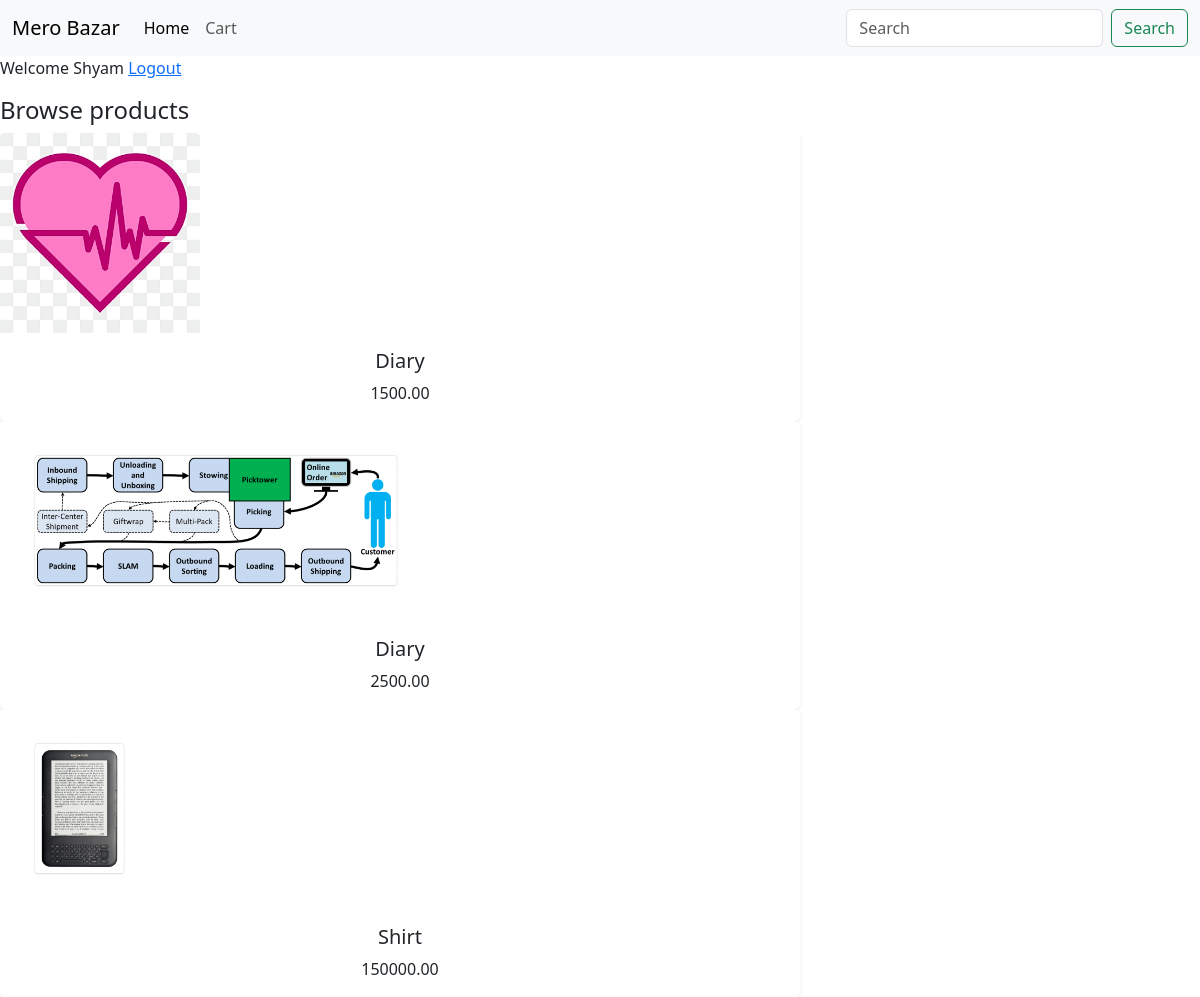
The page / (signed in) on the database its author committed.
### catalog/models.py (models this page shows, shortened)
class Product(models.Model):
    name=models.CharField(max_length=255)
    price=models.DecimalField(max_digits=10,decimal_places=2)
    category=models.ForeignKey(Category,on_delete=models.CASCADE)
    photo=models.FileField(upload_to='uploads/')

### catalog/views.py (the view)
# urls.py: path("",views.home,name='home'),
def home(request):
    products=Product.objects.all()
    return render(request,'index.html',{'products':products})

### catalog/templates/index.html
{%extends "base.html" %}
{%block homepage%}
<div class="Container">
    <div class="Row">
        <div class ="col-md-4">
            {% if request.user.is_authenticated %}
            <p>
                Welcome {{request.user.username}}
                <a href="/logout/">Logout</a>
            </p>
            {% endif %}
        </div>
        <div class="col-md-8">
            <h4>Browse products</h4>
            <div class="Container">
                <div class="Row">
                    {% for product in products %}
                    <div class="Col">
                        <div class="card border-0 shadow-sm">
                            <a href="/product/{{product.id}}/"><img src="{{product.photo.url}}" class="card-img-top" alt="" style="height: 200px;width: auto;"></a>
                            <div class="card-body">
                                <h5 class="card-title text-center">{{product.name}}</h5>
                                <p class="card-text text-center">{{product.price}}</p>
                            </div>
                        </div>
                    </div>
                    {% endfor %}
                </div>
            </div>
        </div>
    </div>
</div>
{% endblock %}

### rows shown on the page
Product: photo (picture), name "Diary", price "1500.00"
Product: photo (picture), name "Diary", price "2500.00"
Product: photo (picture), name "Shirt", price "150000.00"

### other values the page prints
{{ request.user.username }} "Shyam"
